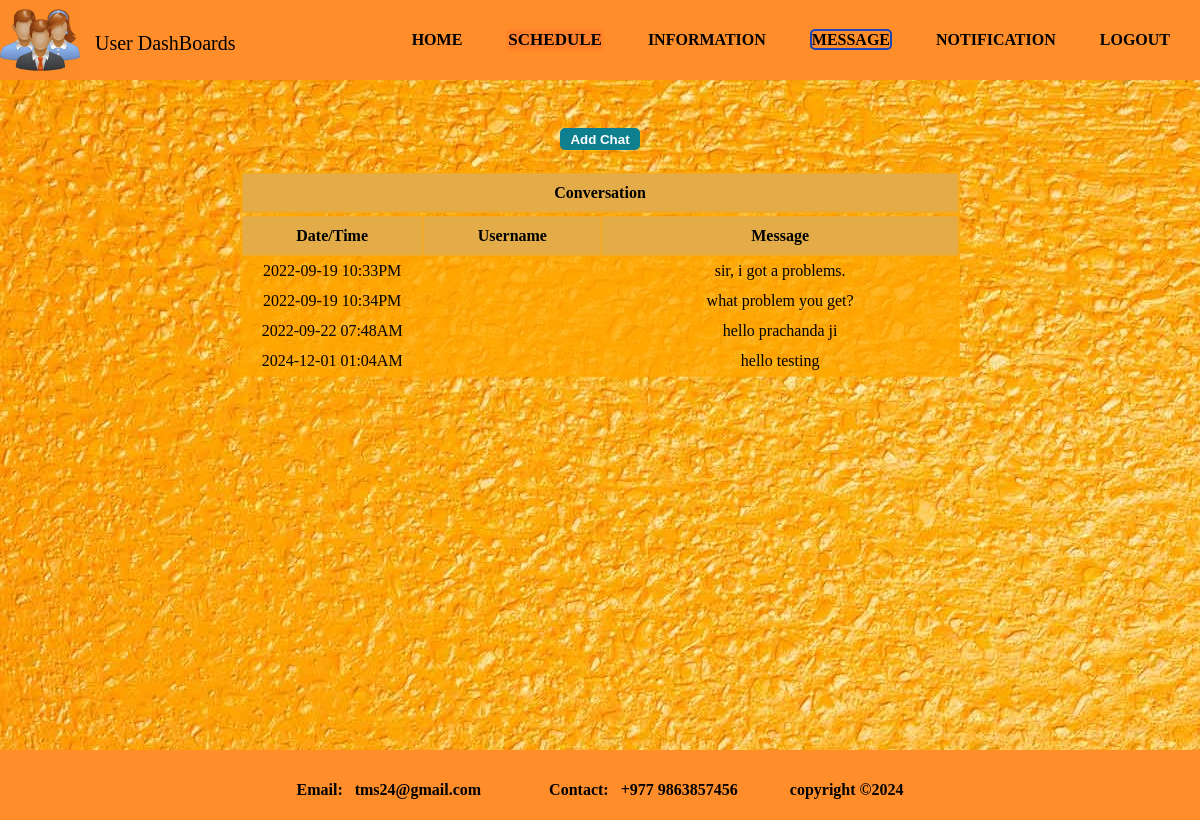
/userchatdisplay.php, run on the app's committed database.
### tables this page shows
CREATE TABLE `chat` (
  `id` int(100) NOT NULL,
  `date` varchar(255) NOT NULL,
  `message` varchar(100) NOT NULL,
  `sender_id` int(50) NOT NULL,
  `receiver_id` int(50) NOT NULL
);

### userchatdisplay.php (the view, shortened to what this page needs)
<html>
<head>
<link rel="stylesheet" type="text/css" href="style.css">
</head>
<body>
<div class="wrapper">
  <header>
    <div class="icon">
    <a href='http://localhost/tms/userhome.php'>
        <img src="img/userdash.png" height="80px" width="80px"></a></div>
    <div class="tms">
    <a href='http://localhost/tms/userhome.php'style="text-decoration: none"><p style="color:black; font-size: 20px;">User DashBoards</p></a>
      </div>
    <nav>
                <ul id='MenuItems'>
                    <li><a href='http://localhost/tms/userhome.php'><b>HOME</a></li>
                    <li><div class="dropdown" >
            <button onclick="myFunction()" class="dropbtn"><b style="background-color:#ff7f2a";><a >SCHEDULE</a></b></button>
                    </div></li>
                    <li><a href='http://localhost/tms/userrecord.php'><b>INFORMATION</b></a></li>
                    <li><a class="active"href='http://localhost/tms/userchatdisplay.php'><b>MESSAGE</b></a></li>
                    <li><a href='http://localhost/tms/usernotify.php'><b>NOTIFICATION</b></a></li>
                    <li><a href='http://localhost/tms/userlogout.php'><b>LOGOUT</b></a></li>
                </ul>
        </nav>
  </header>
  <section>
    <div class="user-img">
      <br><br>
      <br>
<?php
include("config.php");
$query= "SELECT * FROM chat";
$data = mysqli_query($conn,$query);
$total = mysqli_num_rows($data);
if($total != 0)
{
	?>
	<h3 align="center"><a href='userchat.php'><input type='submit' value='Add Chat' class='chat'></a></h3><br>
	<center><table border="3" cellspacing="7" width="60%">
		<tr><th width="10%" height="40px">Conversation</th></tr>
		<table class="table" border="3" cellspacing="7" width="60%">
		<tr>
		<th width="10%">Date/Time</th>
		<th width="10%">Username</th>
		<th width="20%">Message</th>
		</tr>
	<?php
	while($result = mysqli_fetch_assoc($data))
	{
	echo "<tr>
		      <td>".$result['date']."</td>
		      <td>".$result['username']."</td>
		      <td>".$result['message']."</td>
		</tr>
		";
    }
}
?>
</table>
</center>
</div>
		</section>
		<footer><br>
			<p style="color:black; text-align: center; font-style: new time romans"><br>
				Email: &nbsp tms24@gmail.com &nbsp &nbsp &nbsp &nbsp &nbsp &nbsp &nbsp &nbsp
				Contact: &nbsp +977 9863857456 &nbsp; &nbsp; &nbsp; &nbsp; &nbsp; &nbsp; copyright ©2024
			</p>
		</footer>
	</div>
</body>
</html>

### style.css (style rules this page uses)
html, body, div, span, object, iframe, h1, h2, h3, h4, h5, h6, p, blockquote, pre, abbr, address, cite, code, del, dfn, em, img, ins, kbd, q, samp, small, strong, sub, sup, var, b, i, dl, dt, dd, ol, ul, li, fieldset, form, label, legend, table, caption, tbody, tfoot, thead, tr, th, td, article, aside, canvas, details, figcaption, figure, footer, header, hgroup, menu, nav, section, summary, time, mark, audio, video { margin:0; padding:0; border:0; outline:0; font-size:100%; vertical-align:baseline; background:transparent; }
body { line-height:1; }
article,aside,details,figcaption,figure, footer,header,hgroup,menu,nav,section { display:block; }
nav ul { list-style:none; }
a { margin:0; padding:0; font-size:100%; vertical-align:baseline; background:transparent; }
table { border-collapse:collapse; border-spacing:0; }
input, select { vertical-align:middle; }
.wrapper { height: 670px; width: 100%; background-color: #ff7f2a; }
header { height: 80px; width: 100%; background-color: #ff8d2a; }
section { height: 670px; width: 100%; background-color: #EAECEE; }
footer { height: 70px; width: 100%; background-color: #ff8d2a; }
.icon { float: left; }
.tms { float: left; padding: 8px; line-height: 70px; padding-left: 15px; display: ; color: black; text-decoration: none; }
li a { color: black; text-decoration: none; }
nav { float: right; word-spacing: 40px; padding: 0px; margin-right: 30px; }
nav li { display: inline-block; line-height: 80px; }
nav a.active { border: 2px solid #1c45b9; border-radius: 5px; transition: .5s; }
* { margin:0; padding:0; box-sizing: border-box; outline: none; border:none; text-decoration: none; }
section .user-img { height: 670px; margin-top: 0px; background-image: url("img/tms11.jpg"); }
* { padding-right: 0; margin: 0; box-sizing: border-box; }

### userchatdisplay.php (style rules this page uses)
.dropdown { position: relative; display: inline-block; border: 2px solid #ff7f2a6e; border-radius: 5px; transition: .5s; line-height: 20px; }
.dropbtn { font-family: new times romans; color: black; text-decoration: none; font-size: 17px; cursor: pointer; background-color: #ff7f2a6e; }
body { height: 670px; margin-top: 0px; }
table,tr ,th,td { text-align: center; height: 30px; padding-top: 5px; border: 3px solid #ffa50059; background-color:#ffa50059; }
th { height: 40px; padding-top: 10px; background-color: #e3ac48; }
.delete ,.chat { background-color: green; color: white; border: 0; outline: none; border-radius: 5px; height: 22px; width: 80px; font-weight: bold; cursor: pointer; text-align: center; margin-bottom: 5px; }
.chat { background-color: #0d7f8f; }

### data on the page
chat: date "2022-09-19 10:33PM", message "sir, i got a problems."
chat: date "2022-09-19 10:34PM", message "what problem you get?"
chat: date "2022-09-22 07:48AM", message "hello prachanda ji"
chat: date "2024-12-01 01:04AM", message "hello testing"
